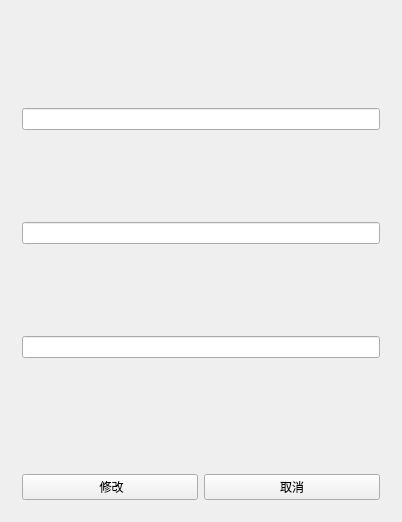
<?xml version="1.0" encoding="UTF-8"?>
<ui version="4.0">
 <class>ModifyWindowClass</class>
 <widget class="QWidget" name="ModifyWindowClass">
  <property name="geometry">
   <rect>
    <x>0</x>
    <y>0</y>
    <width>402</width>
    <height>522</height>
   </rect>
  </property>
  <property name="windowTitle">
   <string>ModifyWindow</string>
  </property>
  <layout class="QVBoxLayout" name="verticalLayout_2">
   <item>
    <widget class="QWidget" name="widget" native="true">
     <layout class="QVBoxLayout" name="verticalLayout">
      <item>
       <widget class="QLineEdit" name="lineEdit_username"/>
      </item>
      <item>
       <widget class="QLineEdit" name="lineEdit_password">
        <property name="echoMode">
         <enum>QLineEdit::Password</enum>
        </property>
       </widget>
      </item>
      <item>
       <widget class="QLineEdit" name="lineEdit_password_confirm">
        <property name="echoMode">
         <enum>QLineEdit::Password</enum>
        </property>
       </widget>
      </item>
     </layout>
    </widget>
   </item>
   <item>
    <widget class="QWidget" name="widget_2" native="true">
     <property name="sizePolicy">
      <sizepolicy hsizetype="Preferred" vsizetype="Fixed">
       <horstretch>0</horstretch>
       <verstretch>0</verstretch>
      </sizepolicy>
     </property>
     <layout class="QHBoxLayout" name="horizontalLayout">
      <item>
       <widget class="QPushButton" name="pushButton_confirm">
        <property name="text">
         <string> 修改</string>
        </property>
       </widget>
      </item>
      <item>
       <widget class="QPushButton" name="pushButton_cancal">
        <property name="text">
         <string>取消</string>
        </property>
       </widget>
      </item>
     </layout>
    </widget>
   </item>
  </layout>
 </widget>
 <layoutdefault spacing="6" margin="11"/>
 <resources/>
 <connections/>
</ui>
